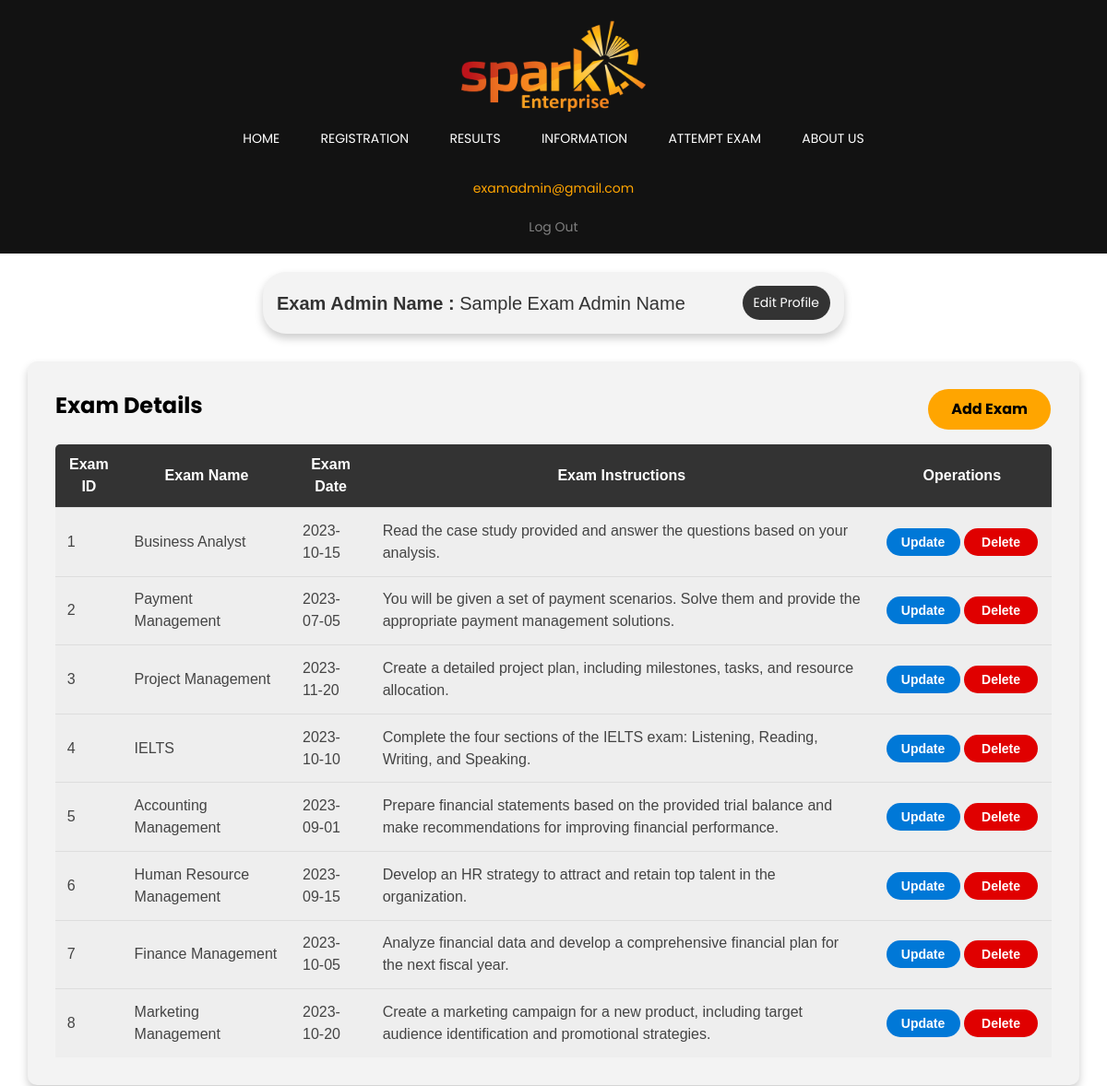
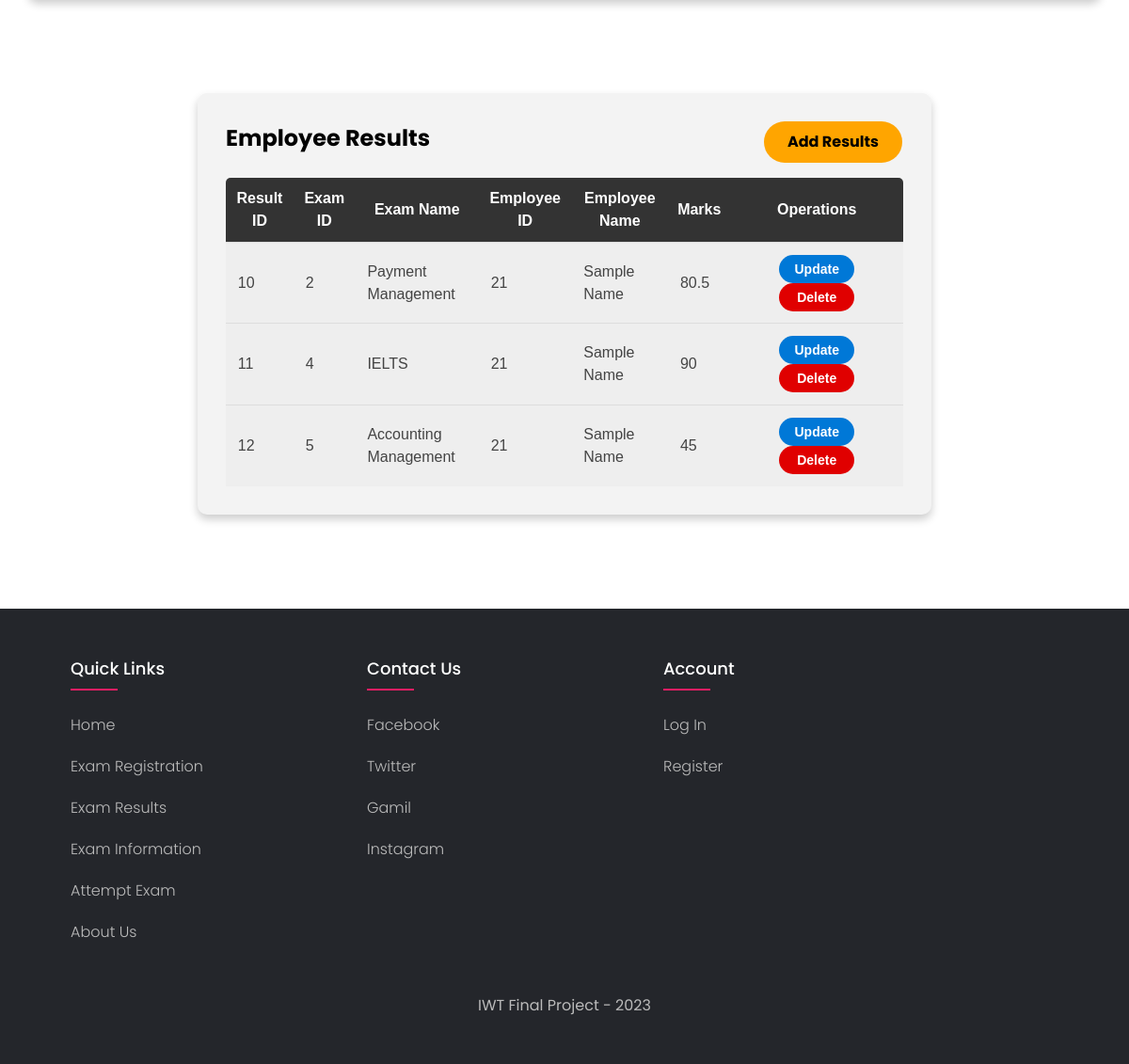
Screenshot of /exam_admin_profile.php (signed in) with the database file from the repository (2 pictures, top to bottom).
### tables this page shows
CREATE TABLE `exam` (
  `examID` int NOT NULL,
  `exam_name` varchar(255) NOT NULL,
  `exam_date` date NOT NULL,
  `instructions` varchar(255) NOT NULL
);

CREATE TABLE `results` (
  `resultID` int NOT NULL,
  `examID` int NOT NULL,
  `exam_name` varchar(255) NOT NULL,
  `empID` int NOT NULL,
  `employee_name` varchar(255) NOT NULL,
  `marks` double NOT NULL
);

### exam_admin_profile.php (the view, shortened to what this page needs)
<?php
include('php/config.php');
?>
<!DOCTYPE html>
<html lang="en">
<head>
    <link rel="stylesheet" type="text/css" href="styles/styles.css">
    <link rel="stylesheet" type="text/css" href="styles/exam_admin_profile.css">
</head>
<body>
    <nav>
        <div class="nav-bar">
            <img src="images/logo.png" class="logo">
            <ul>
                <li><a href="index.php">Home</a></li>
                <li><a href="exam_registration.php">Registration</a></li>
                <li><a href="exam_results.php">Results</a></li>
                <li><a href="exam_information.php">Information</a></li>
                <li><a href="attempt_exam.php">Attempt Exam</a></li>
                <li><a href="about.php">About Us</a></li>
            </ul>
            <?php
            $logOut = "<a href='logout.php' class='logout'>Log Out</a>";
            if(isset($_SESSION['account']) && $_SESSION['account'] == "employee"){
                echo('  <p>
                        <a href="employee_profile.php" class="user-display">
                                '.$_SESSION['user_email'].'
                        </a> </p>');
                echo($logOut);
            }elseif(isset($_SESSION['account']) && $_SESSION['account'] == "exam_admin"){
                echo('  <p>
                        <a href="exam_admin_profile.php" class="user-display">
                                '.$_SESSION['user_email'].'
                        </a> </p>');
                echo($logOut);
            }elseif(isset($_SESSION['account']) && $_SESSION['account'] == "admin"){
                echo('  <p>
                        <a href="admin_profile.php" class="user-display" style="text-transform: uppercase;">
                        Admin Profile</a> </p>');
                echo($logOut);
            }
            ?>
        </div>
    </nav>
    <div class="user-details">
        <span> <b>Exam Admin Name :</b> <?php echo $_SESSION['user_name']; ?> </span>
        <a id="editProf" href="update_exam_admin.php?updateid=<?php echo $_SESSION['user_ID']?>"> Edit Profile </a>
    </div>
    <div class="exam-table">
        <h2>Exam Details</h2> <br>
        <a class = "add-exam-btn" href="add_exam.php">Add Exam</a>
        <table class="table-style">
        <thead>
        <tr>
            <th>Exam ID</th>
            <th>Exam Name</th>
            <th>Exam Date</th>
            <th>Exam Instructions</th>
            <th width="18%">Operations</th>
        </tr>
        </thead>
        <tbody>
            <?php
                $sql = "SELECT * FROM exam";
                $result = $con->query($sql);
                if($result && mysqli_num_rows($result) > 0 ){
                    while($row = $result->fetch_assoc()){
                        $examID = $row['examID'];
                        $exam_name = $row['exam_name'];
                        $exam_date = $row['exam_date'];
                        $instructions = $row['instructions'];
                        echo '<tr>
                              <td>'.$examID.'</td>
                              <td>'.$exam_name.'</td>
                              <td>'.$exam_date.'</td>
                              <td>'.$instructions.'</td>
                              <td>
                              <center>
                              <button class = "update-btn"><a href="update_exam.php?updateid='.$examID.'">Update</a></button>
                              <button class = "delete-btn" onclick=" return confirmDelete()"><a href="delete_exam.php?deleteid='.$examID.'">Delete</a></button>
                              </center>
                              </td>
                              </tr>';
                    }
                }
            ?>
        </tbody>
        </table>
    </div>
    <div class="result-table">
        <h2>Employee Results</h2> <br>
        <a class = "add-exam-btn" href="add_results.php">Add Results</a>
        <table class="table-style">
        <thead>
        <tr>
            <th>Result ID</th>
            <th>Exam ID</th>
            <th>Exam Name</th>
            <th>Employee ID</th>
            <th>Employee Name</th>
            <th>Marks</th>
            <th width="25.5%">Operations</th>
        </tr>
        </thead>
        <tbody>
            <?php
                $sql = "SELECT * FROM results";
                $result = $con->query($sql);
                if($result && mysqli_num_rows($result) > 0 ){
                    while($row = $result->fetch_assoc()){
                        $resultID = $row['resultID'];
                        $examID = $row['examID'];
                        $exam_name = $row['exam_name'];
                        $empID = $row['empID'];
                        $emp_name = $row['employee_name'];
                        $marks = $row['marks'];
                        echo '<tr>
                              <td>'.$resultID.'</td>
                              <td>'.$examID.'</td>
                              <td>'.$exam_name.'</td>
                              <td>'.$empID.'</td>
                              <td>'.$emp_name.'</td>
                              <td>'.$marks.'</td>
                              <td>
                              <center>
                              <button class = "update-btn"><a href="update_results.php?updateid='.$resultID.'">Update</a></button>
                              <button class = "delete-btn" onclick=" return confirmDelete()"><a href="delete_results.php?deleteid='.$resultID.'">Delete</a></button>
                              </center>
                              </td>
                              </tr>';
                    }
                }
            ?>
        </tbody>
        </table>
    </div>
<footer class="footer">
     <div class="container">
        <div class="row">
            <div class="footer-col">
                <h4>Quick Links</h4>
                <ul>
                    <li><a href="index.php">Home</a></li>
                    <li><a href="exam_registration.php">Exam Registration</a></li>
                    <li><a href="exam_results.php">Exam Results</a></li>
                    <li><a href="exam_information.php">Exam Information</a></li>
                    <li><a href="attempt_exam.php">Attempt Exam</a></li>
                    <li><a href="about.php">About Us</a></li>
                </ul>
            </div>
            <div class="footer-col">
                <h4>Contact Us</h4>
                <ul>
                    <li><a href="#">Facebook</a></li>
                    <li><a href="#">Twitter</a></li>
                    <li><a href="#">Gamil</a></li>
                    <li><a href="#">Instagram</a></li>
                </ul>
            </div>
            <div class="footer-col">
                <h4>Account</h4>
                <ul>
                    <li><a href="login.php">Log In</a></li>
                    <li><a href="register.php">Register</a></li>
                </ul>
            </div>
        </div>
     </div> <br>
     <center><p>IWT Final Project - 2023</p></center>
  </footer>
</body>
</html>

### styles/styles.css (style rules this page uses)
body { line-height: 1.5; font-family: 'Poppins', sans-serif; }
* { margin: 0; padding: 0; }
.logo { width: 200px; height: 110px; cursor: pointer; transition: 0.3s; }
nav { position: relative; background-color: #121212; width: 100%; padding: 10px 0; z-index: 12; }
.nav-bar { width: 95%; margin:auto; padding: 8px 0; display: flex; align-items: center; justify-content: space-between; }
.nav-bar ul li { list-style: none; display: inline-block; margin: 0 20px; position: relative; }
.nav-bar ul li a { text-decoration: none; color: #fff; text-transform: uppercase; font-size: 14px; transition: 0.3s; }
.nav-bar ul li::after { content: ''; height: 3px; width: 0; background: #ee5500; position: absolute; left: 0; bottom: -10px; transition: 0.5s; }
.user-display { color:orange; text-decoration: none; transition: 0.3s; font-size: 14px; cursor: pointer; text-transform: lowercase; }
.logout { font-size: 14px; color: gray; text-decoration: none; transition: 0.3s; }
@media (max-width: 1200px) { .nav-bar { display: flex; flex-direction: column; align-items: center; } }
@media (max-width: 1200px) { .nav-bar ul li::after { bottom: -5px; } }
@media (max-width: 1200px) { .logo { order: -1; margin-bottom: 10px; } }
@media (max-width: 1200px) { ul { padding-left: 0; margin-bottom: 20px; } }
@media (max-width: 1200px) { li { list-style: none; padding-bottom: 10px; } }
@media (max-width: 1200px) { .user-display { order: 2; } }
@media (max-width: 1200px) { .logout { order: 3; padding-top: 20px; } }
.container { max-width: 1170px; margin-left: 60px; }
.row { display: flex; flex-wrap: wrap; }
ul { list-style: none; }
.footer { background-color: #24262b; padding: 50px 0; width: 100%; }
.footer-col { width: 25%; padding: 0 15px; }
.footer-col h4 { font-size: 18px; color: #ffffff; text-transform: capitalize; margin-bottom: 35px; font-weight: 500; position: relative; }
.footer-col h4::before { content: ''; position: absolute; left: 0; bottom: -10px; background-color: #e91e63; height: 2px; box-sizing: border-box; width: 50px; }
.footer-col ul li:not(:last-child) { margin-bottom: 10px; }
.footer-col ul li a, .footer-col p { font-size: 16px; text-transform: capitalize; color: #ffffff; text-decoration: none; font-weight: 300; color: #bbbbbb; display: block; transition: all 0.3s ease; }
.footer p { color: #bbbbbb; }

### styles/exam_admin_profile.css (style rules this page uses)
.user-details { display: flex; margin: 20px auto; justify-content: space-between; align-items: center; background-color: #f3f3f3; box-shadow: 0 5px 10px rgba(0,0,0,.2); padding: 15px; border-radius: 25px; margin-bottom: 20px; width: 600px; transition: 0.3s; }
.user-details span { font-size: 20px; font-family: sans-serif; color: #333; }
#editProf { padding: 8px 12px; background-color: #333; color: #fff; font-size: 14px; text-decoration: none; border-radius: 25px; transition: 0.3s; }
.add-exam-btn { position: absolute; top: 0; right: 0; margin: 30px 31px; padding: 10px 25px; background-color: orange; color: black; text-decoration: none; font-size: 16px; font-weight: bold; border: 0; border-radius: 25px; cursor: pointer; transition: 0.3s; }
.exam-table { width: 90%; margin: 100px auto; margin-top: 30px; background-color: #f3f3f3; box-shadow: 0 5px 10px rgba(0,0,0,.2); padding: 30px; border-radius: 10px; position: relative; transition: 0.3s; }
.result-table { width: 60%; margin: 100px auto; margin-top: 30px; background-color: #f3f3f3; box-shadow: 0 5px 10px rgba(0,0,0,.2); padding: 30px; border-radius: 10px; position: relative; transition: 0.3s; }
.table-style { margin: 0 auto; border-collapse: collapse; font-family: Agenda-Light, sans-serif; font-weight: 100; background: #333; color: #fff; text-rendering: optimizeLegibility; border-radius: 5px; }
.table-style thead tr th { font-weight: 600; }
.table-style thead th, .table-style tbody td { padding: 10px; font-size: 16px; }
.table-style tbody td { padding: .8rem; font-size: 16px; color: #444; background: #eee; transition: 0.3s; }
.table-style tbody tr:not(:last-child) { border-top: 1px solid #ddd; border-bottom: 1px solid #ddd; }
.update-btn { width: 80px; height:30px; background-color: #0078D7; font-size: 14px; font-weight: bold; border: 0; border-radius: 25px; cursor: pointer; transition: 0.3s; }
.update-btn a { color: #fff; text-decoration: none; }
.delete-btn { width: 80px; height:30px; background-color: rgb(224, 0, 0); font-size: 14px; font-weight: bold; border: 0; border-radius: 25px; cursor: pointer; transition: 0.3s; }
.delete-btn a { color: #fff; text-decoration: none; }

### rows the page displays
exam: examID "1", exam_name "Business Analyst", exam_date "2023-10-15", instructions "Read the case study provided and answer the questions based on your analysis."
exam: examID "2", exam_name "Payment Management", exam_date "2023-07-05", instructions "You will be given a set of payment scenarios. Solve them and provide the appropriate payment management solutions."
exam: examID "3", exam_name "Project Management", exam_date "2023-11-20", instructions "Create a detailed project plan, including milestones, tasks, and resource allocation."
exam: examID "4", exam_name "IELTS", exam_date "2023-10-10", instructions "Complete the four sections of the IELTS exam: Listening, Reading, Writing, and Speaking."
exam: examID "5", exam_name "Accounting Management", exam_date "2023-09-01", instructions "Prepare financial statements based on the provided trial balance and make recommendations for improving financial performance."
exam: examID "6", exam_name "Human Resource Management", exam_date "2023-09-15", instructions "Develop an HR strategy to attract and retain top talent in the organization."
exam: examID "7", exam_name "Finance Management", exam_date "2023-10-05", instructions "Analyze financial data and develop a comprehensive financial plan for the next fiscal year."
exam: examID "8", exam_name "Marketing Management", exam_date "2023-10-20", instructions "Create a marketing campaign for a new product, including target audience identification and promotional strategies."
results: resultID "10", examID "2", exam_name "Payment Management", empID "21", employee_name "Sample Name", marks "80.5"
results: resultID "11", examID "4", exam_name "IELTS", empID "21", employee_name "Sample Name", marks "90"
results: resultID "12", examID "5", exam_name "Accounting Management", empID "21", employee_name "Sample Name", marks "45"

### other values shown
$_SESSION['user_email'] "examadmin@gmail.com"
$_SESSION['user_name'] "Sample Exam Admin Name"
